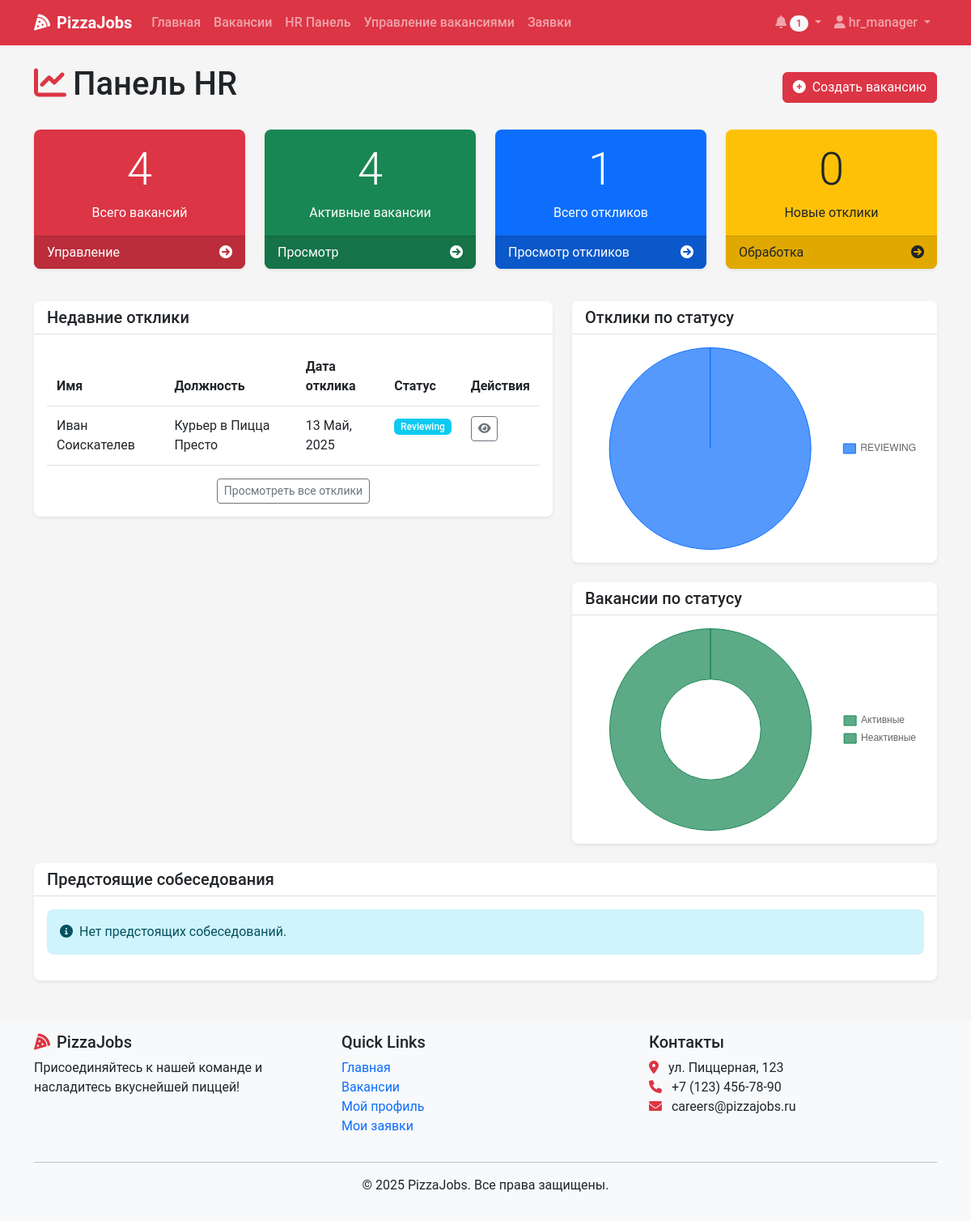
The app's page /hr/dashboard/ (signed in), older data.
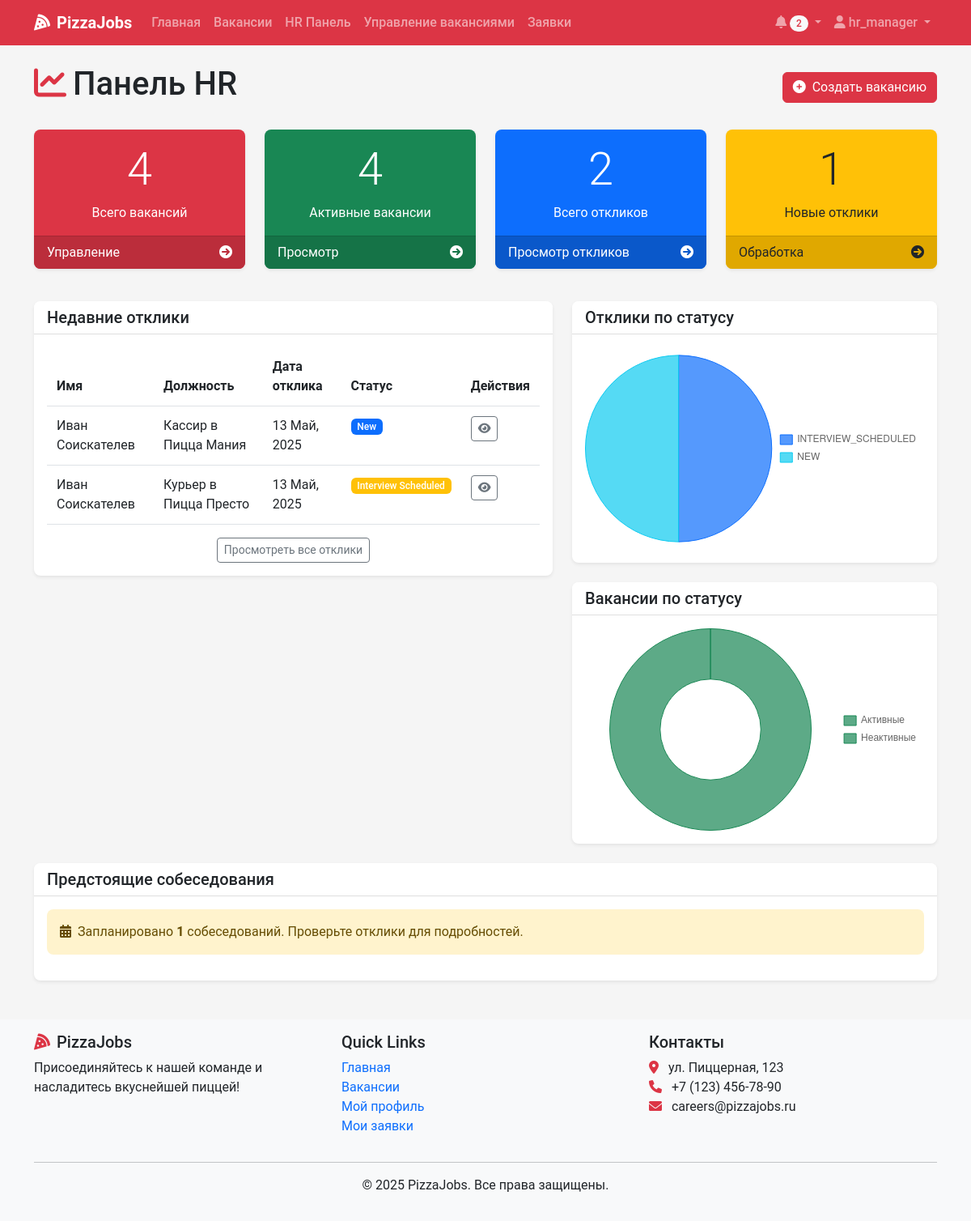
The same page, newer data.
### recruitment/models.py (models this page shows, shortened)
class Application(models.Model):
    vacancy = models.ForeignKey(Vacancy, on_delete=models.CASCADE, related_name='applications')
    user = models.ForeignKey(User, on_delete=models.CASCADE, related_name='applications')
    resume = models.ForeignKey(Resume, on_delete=models.SET_NULL, null=True, blank=True, related_name='applications')
    cover_letter = models.TextField(blank=True, null=True)
    status = models.CharField(max_length=20, choices=ApplicationStatus.choices, default=ApplicationStatus.NEW)
    applied_at = models.DateTimeField(auto_now_add=True)
    updated_at = models.DateTimeField(auto_now=True)

class Vacancy(models.Model):
    title = models.CharField(max_length=100)
    position_type = models.ForeignKey(PositionType, on_delete=models.CASCADE, related_name='vacancies')
    restaurants = models.ManyToManyField(Restaurant, related_name='vacancies')
    description = models.TextField()
    requirements = models.TextField()
    responsibilities = models.TextField()
    conditions = models.TextField()
    salary_min = models.DecimalField(max_digits=10, decimal_places=2, null=True, blank=True)
    salary_max = models.DecimalField(max_digits=10, decimal_places=2, null=True, blank=True)
    is_active = models.BooleanField(default=True)
    created_at = models.DateTimeField(auto_now_add=True)
    updated_at = models.DateTimeField(auto_now=True)
    created_by = models.ForeignKey(User, on_delete=models.SET_NULL, null=True, related_name='created_vacancies')
    class Meta:
        verbose_name_plural = "Vacancies"

### recruitment/views.py (the view)
# urls.py: path('hr/dashboard/', views.hr_dashboard, name='hr_dashboard'),
@login_required
@hr_required
def hr_dashboard(request):
    total_vacancies = Vacancy.objects.count()
    active_vacancies = Vacancy.objects.filter(is_active=True).count()
    total_applications = Application.objects.count()
    new_applications = Application.objects.filter(status=ApplicationStatus.NEW).count()
    interviews_scheduled = Interview.objects.filter(
        date_time__gte=timezone.now()
    ).count()
    recent_applications = Application.objects.order_by('-applied_at')[:10]
    vacancies_by_status = Vacancy.objects.values('is_active').annotate(
        count=Count('id')
    )
    applications_by_status = Application.objects.values('status').annotate(
        count=Count('id')
    )
    context = {
        'total_vacancies': total_vacancies,
        'active_vacancies': active_vacancies,
        'total_applications': total_applications,
        'new_applications': new_applications,
        'interviews_scheduled': interviews_scheduled,
        'recent_applications': recent_applications,
        'vacancies_by_status': vacancies_by_status,
        'applications_by_status': applications_by_status,
    }
    return render(request, 'hr/dashboard.html', context)

### templates/hr/dashboard.html (shortened to what the changed rows need)
{% extends 'base.html' %}
{% block content %}
<div class="container">
    <div class="d-flex justify-content-between align-items-center mb-4">
        <h1><i class="fas fa-chart-line me-2 text-danger"></i>Панель HR</h1>
    </div>
    <div class="row mb-4">
        <div class="col-md-3 mb-3">
            <div class="card bg-primary text-white stat-card h-100 shadow">
                <div class="card-body text-center">
                    <h3 class="display-4">{{ total_applications }}</h3>
                    <p class="mb-0">Всего откликов</p>
                </div>
            </div>
        </div>
        <div class="col-md-3 mb-3">
            <div class="card bg-warning text-dark stat-card h-100 shadow">
                <div class="card-body text-center">
                    <h3 class="display-4">{{ new_applications }}</h3>
                    <p class="mb-0">Новые отклики</p>
                </div>
            </div>
        </div>
    </div>
    <div class="row">
        <div class="col-lg-7 mb-4">
            <div class="card shadow">
                <div class="card-body">
                    {% if recent_applications %}
                        <div class="table-responsive">
                            <table class="table table-hover">
                                <thead>
                                    <tr>
                                        <th>Имя</th>
                                        <th>Должность</th>
                                        <th>Дата отклика</th>
                                        <th>Статус</th>
                                        <th>Действия</th>
                                    </tr>
                                </thead>
                                <tbody>
                                    {% for application in recent_applications %}
                                        <tr>
                                            <td>{{ application.user.get_full_name }}</td>
                                            <td>{{ application.vacancy.title }}</td>
                                            <td>{{ application.applied_at|date:"d M, Y" }}</td>
                                            <td>
                                                <span class="badge {% if application.status == 'NEW' %}bg-primary{% elif application.status == 'REVIEWING' %}bg-info{% elif application.status == 'INTERVIEW_SCHEDULED' %}bg-warning{% elif application.status == 'ACCEPTED' %}bg-success{% elif application.status == 'REJECTED' %}bg-danger{% else %}bg-secondary{% endif %}">
                                                    {{ application.get_status_display }}
                                                </span>
                                            </td>
                                            <td>
                                                <a href="{% url 'application_detail' application.id %}" class="btn btn-sm btn-outline-secondary">
                                                    <i class="fas fa-eye"></i>
                                                </a>
                                            </td>
                                        </tr>
                                    {% endfor %}
                                </tbody>
                            </table>
                        </div>
                    {% else %}
                        <div class="alert alert-info">
                            <i class="fas fa-info-circle me-2"></i>Нет недавних откликов для отображения.
                        </div>
                    {% endif %}
                </div>
            </div>
        </div>
        <div class="col-lg-5 mb-4">
            <div class="card shadow mb-4">
                <div class="card-body">
                    {% if applications_by_status %}
                        <div class="chart-container" style="position: relative; height:250px; width:100%">
                            <canvas id="applicationStatusChart"></canvas>
                        </div>
                    {% else %}
                        <div class="alert alert-info">
                            <i class="fas fa-info-circle me-2"></i>Нет данных для отображения.
                        </div>
                    {% endif %}
                </div>
            </div>
        </div>
    </div>
    <div class="card shadow mb-4">
        <div class="card-body">
            {% if interviews_scheduled > 0 %}
                <div class="alert alert-warning">
                    <i class="fas fa-calendar-alt me-2"></i>Запланировано <strong>{{ interviews_scheduled }}</strong> собеседований. Проверьте отклики для подробностей.
                </div>
            {% else %}
                <div class="alert alert-info">
                    <i class="fas fa-info-circle me-2"></i>Нет предстоящих собеседований.
                </div>
            {% endif %}
        </div>
    </div>
</div>
{% endblock %}

### templates/base.html (shortened to what the changed rows need)
<!DOCTYPE html>
<html lang="ru">
<head>
    <link href="https://cdn.jsdelivr.net/npm/bootstrap@5.3.0-alpha1/dist/css/bootstrap.min.css" rel="stylesheet">
    <link rel="stylesheet" href="https://cdnjs.cloudflare.com/ajax/libs/font-awesome/6.0.0/css/all.min.css">
    <link rel="stylesheet" href="/static/css/main.css">
</head>
<body>
    <nav class="navbar navbar-expand-lg navbar-dark bg-danger sticky-top">
        <div class="container">
            <div class="collapse navbar-collapse" id="navbarNav">
                <ul class="navbar-nav">
                    {% if user.is_authenticated %}
                        <li class="nav-item dropdown">
                            <a class="nav-link dropdown-toggle" href="#" id="notificationDropdown" role="button" data-bs-toggle="dropdown">
                                <i class="fas fa-bell"></i>
                                {% if user.notifications.filter.exists %}
                                <span class="badge rounded-pill bg-light text-danger">
                                    {{ user.notifications.filter.count }}
                                </span>
                                {% endif %}
                            </a>
                        </li>
                        <li class="nav-item dropdown">
                            <a class="nav-link dropdown-toggle" href="#" id="userDropdown" role="button" data-bs-toggle="dropdown">
                                <i class="fas fa-user"></i> {{ user.username }}
                            </a>
                        </li>
                    {% endif %}
                </ul>
            </div>
        </div>
    </nav>
    <main class="py-4">
        {% block content %}{% endblock %}
    </main>
</body>
</html>

Row changes from the older to the newer data that the page shows:
added Application: user.get_full_name "Иван Соискателев", vacancy "Кассир в Пицца Мания", applied_at "13 Май, 2025", status "New"
changed Application "Курьер в Пицца Престо": status "Reviewing" → "Interview Scheduled"
Text that changed along with them:
{{ user.notifications.filter.count }}: "1" → "2"
{{ total_applications }}: "1" → "2"
{{ new_applications }}: "0" → "1"
chart data {{ item.status }}: REVIEWING → INTERVIEW_SCHEDULED, NEW
chart data {{ item.count }}: 1 → 1, 1
{{ interviews_scheduled }}: (not shown) → "1"
text no longer shown: "Нет предстоящих собеседований."
text now shown: "Запланировано собеседований. Проверьте отклики для подробностей."
